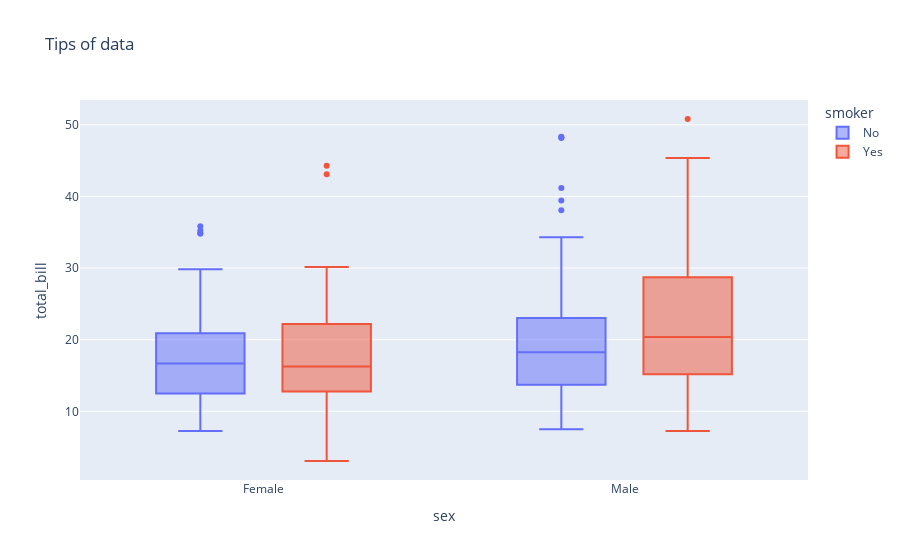

Notebook code cell kept with this figure:
### Markdown cell above
# 04_Boxplot

### Code cell
# Box plot
fig = px.box(df, x="sex", y="total_bill" , title="Tips of data", color="smoker")
fig.show()

### Figure 1 — Plotly figure (JSON) as saved in the notebook; plotly's stock layout.template omitted (floating-point values rounded to 4 significant figures; data arrays with more than 128 entries replaced by an {"elided": "..."} marker saying what was removed)
{"data": [{"alignmentgroup": "True", "hovertemplate": "smoker=No<br>sex=%{x}<br>total_bill=%{y}<extra></extra>", "legendgroup": "No", "marker": {"color": "#636efa"}, "name": "No", "notched": false, "offsetgroup": "No", "orientation": "v", "showlegend": true, "type": "box", "x": {"elided": "151 str values"}, "x0": " ", "xaxis": "x", "y": {"elided": "151 float values"}, "y0": " ", "yaxis": "y"}, {"alignmentgroup": "True", "hovertemplate": "smoker=Yes<br>sex=%{x}<br>total_bill=%{y}<extra></extra>", "legendgroup": "Yes", "marker": {"color": "#EF553B"}, "name": "Yes", "notched": false, "offsetgroup": "Yes", "orientation": "v", "showlegend": true, "type": "box", "x": ["Male", "Male", "Male", "Male", "Male", "Male", "Female", "Male", "Female", "Female", "Male", "Male", "Male", "Male", "Female", "Female", "Male", "Male", "Male", "Male", "Female", "Female", "Female", "Female", "Male", "Male", "Male", "Female", "Male", "Female", "Female", "Female", "Male", "Male", "Male", "Male", "Male", "Male", "Male", "Male", "Female", "Male", "Male", "Male", "Male", "Male", "Male", "Female", "Male", "Female", "Male", "Male", "Female", "Male", "Male", "Male", "Male", "Female", "Female", "Male", "Male", "Female", "Female", "Female", "Male", "Female", "Male", "Male", "Male", "Female", "Male", "Male", "Female", "Female", "Female", "Male", "Male", "Male", "Female", "Male", "Female", "Male", "Male", "Female", "Female", "Female", "Male", "Male", "Male", "Male", "Male", "Female", "Male"], "x0": " ", "xaxis": "x", "y": [38.01, 11.24, 20.29, 13.81, 11.02, 18.29, 3.07, 15.01, 26.86, 25.28, 17.92, 19.44, 32.68, 28.97, 5.75, 16.32, 40.17, 27.28, 12.03, 21.01, 11.35, 15.38, 44.3, 22.42, 15.36, 20.49, 25.21, 14.31, 16, 17.51, 10.59, 10.63, 50.81, 15.81, 7.25, 31.85, 16.82, 32.9, 17.89, 14.48, 9.6, 34.63, 34.65, 23.33, 45.35, 23.17, 40.55, 20.9, 30.46, 18.15, 23.1, 15.69, 19.81, 28.44, 15.48, 16.58, 10.34, 43.11, 13, 13.51, 18.71, 12.74, 13, 16.4, 20.53, 16.47, 26.59, 38.73, 24.27, 12.76, 30.06, 25.89, 13.27, 28.17, 12.9, 28.15, 11.59, 7.74, 30.14, 12.16, 13.42, 8.58, 13.42, 16.27, 10.09, 22.12, 24.01, 15.69, 15.53, 12.6, 32.83, 27.18, 22.67], "y0": " ", "yaxis": "y"}], "layout": {"boxmode": "group", "legend": {"title": {"text": "smoker"}, "tracegroupgap": 0}, "title": {"text": "Tips of data"}, "xaxis": {"anchor": "y", "domain": [0, 1], "title": {"text": "sex"}}, "yaxis": {"anchor": "x", "domain": [0, 1], "title": {"text": "total_bill"}}}}
